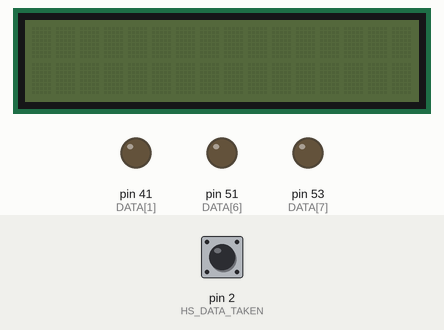
Simulated run of this sketch. Board: Arduino Mega 2560, built with avr-gcc and run on an emulated ATmega2560. On the bench: 16×2 character LCD, output pins drawn as LEDs (lit = HIGH). Wiring (inferred from the names in the program): character LCD (HD44780): RS pin 49; E pin 4; data pin 39, pin 45, pin 43, pin 47. The test bench sets the inputs (shaded band); at power-on: pin 2 (HS_DATA_TAKEN) HIGH. Pins used as bus, display or sensor lines are not drawn; what the sketch prints to the serial monitor is not drawn.

Above: at 1.2 s.
1.3 s: pin 2 (HS_DATA_TAKEN) pulled LOW for 0.15 s
At 1.7 s:
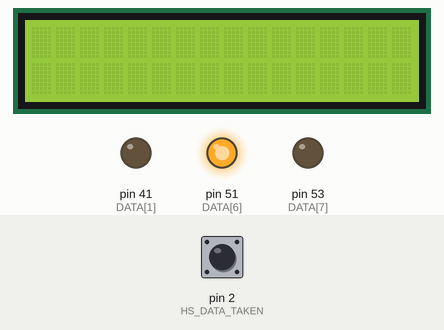
2.9 s: pin 2 (HS_DATA_TAKEN) pulled LOW for 1 s
5.4 s: pin 2 (HS_DATA_TAKEN) pulled LOW for 0.15 s
7.0 s: pin 2 (HS_DATA_TAKEN) pulsed LOW 5 times (0.12 s each, 0.3 s apart)
At 9.1 s:
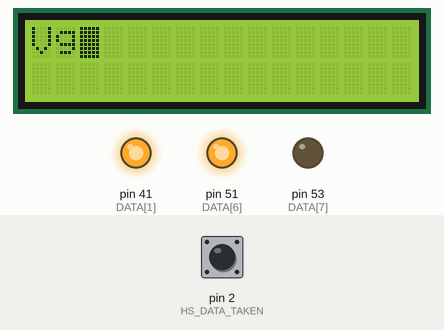
10.0 s: pin 2 (HS_DATA_TAKEN) pulled LOW for 3.2 s
At 10.7 s:
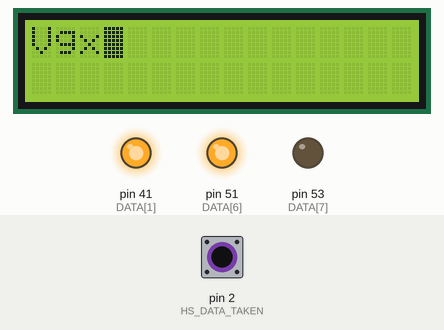
14.7 s: pin 2 (HS_DATA_TAKEN) pulsed LOW 2 times (0.12 s each, 0.3 s apart)
At 15.7 s:
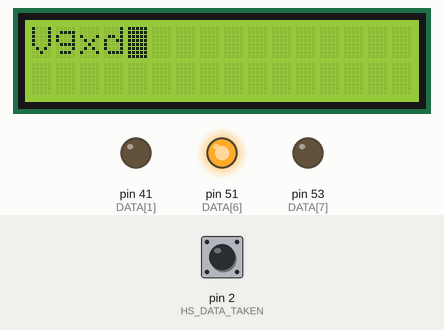
Timing chart, 0 to 17.7 s (numbered marks = the images above; inputs shaded):
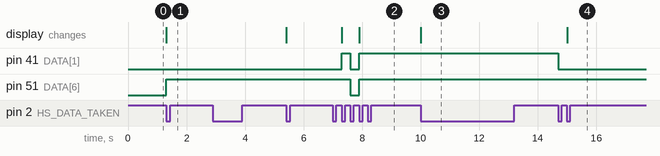

Measured:
- after the input at 1.3 s, pin 51 (DATA[6]): LOW → HIGH at once; the display: changes at once (image 1)
- after the input at 2.9 s, every drawn part: stays the same
- after the input at 7.0 s, pin 41 (DATA[1]): LOW → HIGH after 0.30 s, → LOW 0.30 s later, → HIGH 0.30 s later; pin 51 (DATA[6]): HIGH → LOW after 0.60 s, → HIGH 0.30 s later
- after the input at 10.0 s, the display: changes at once (image 3)
- after the input at 14.7 s, pin 41 (DATA[1]): HIGH → LOW at once; the display: changes after 0.30 s (image 4)

The sketch:

handshake_test.ino
```cpp
const char MESSAGE[] = "Hello World (H/W HS)!";
const char DATA[] = {39, 41, 43, 45, 47, 49, 51, 53};
int idx = 0;

#define HS_DATA_TAKEN 2
#define HS_DATA_READY 4

void setup() {

  for (int n = 0; n < 8; n += 1) {
    pinMode(DATA[n], OUTPUT);
    digitalWrite(DATA[n], LOW);
  }

  pinMode(HS_DATA_TAKEN, INPUT_PULLUP);
  pinMode(HS_DATA_READY, OUTPUT);
  digitalWrite(HS_DATA_READY, HIGH);

  attachInterrupt(digitalPinToInterrupt(HS_DATA_TAKEN), onDataTaken, FALLING);

  Serial.begin(57600);
}

void loop() {
}

void sendChar(char c) {
  char msg[64];
  char bitbuffer[9];
  bitbuffer[8]=0;

  digitalWrite(HS_DATA_READY, HIGH);

  int mask = 1;
  for (int i=0; i<8; i++) {
    int bit = c & mask;
    if (bit) {
      bitbuffer[7-i]='1';
    } else {
      bitbuffer[7-i]='0';
    }
    digitalWrite(DATA[i], bit ? HIGH : LOW);
    mask = mask << 1;
  }

  sprintf(msg, "Writing %c (%s) to data bus...", c, bitbuffer);
  Serial.print(msg);
  digitalWrite(HS_DATA_READY, LOW);
  digitalWrite(HS_DATA_READY, HIGH);
  Serial.println("done.");
}

void onDataTaken() {
  Serial.println("Interrupt invoked");

  if (idx<strlen(MESSAGE)) {

    sendChar(MESSAGE[idx]);
    idx++;
  }
}
```
